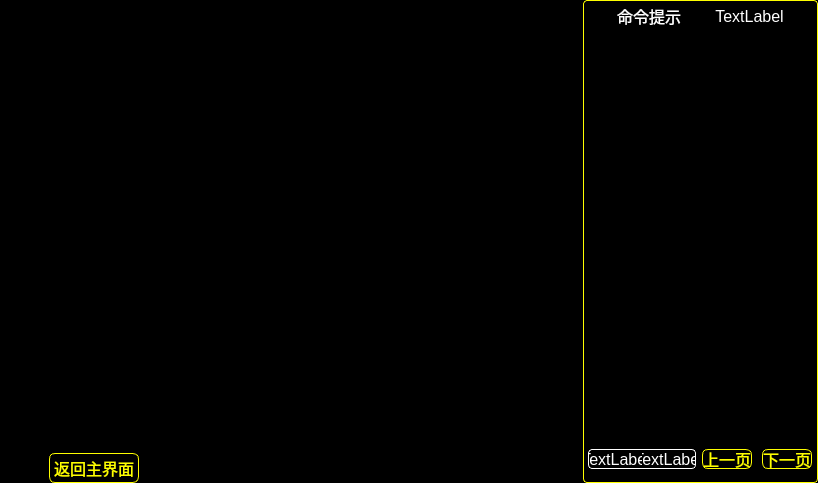
<?xml version="1.0" encoding="UTF-8"?>
<ui version="4.0">
 <class>SecondaryWidget</class>
 <widget class="QWidget" name="SecondaryWidget">
  <property name="geometry">
   <rect>
    <x>0</x>
    <y>0</y>
    <width>818</width>
    <height>483</height>
   </rect>
  </property>
  <property name="windowTitle">
   <string>Form</string>
  </property>
  <property name="styleSheet">
   <string notr="true">/********展示命令提示的widget******/
QWidget#widget{
	border:1px solid #fefe00;
	border-radius:4px;
}
QWidget{
	background:black;
}

QLabel{
	color:white;
	font:16px;
}
/*******页码******/
QLabel#label_pageNum{
	border:1px solid white;
	border-top-left-radius:4px;
	border-bottom-left-radius:4px;
	border-right:none;
}
/*****总页数*****/
QLabel#label_Totalpage{
	border:1px solid white;
	border-bottom-right-radius:4px;
	border-top-right-radius:4px;
	border-left:none;
}

QPushButton{
	color:#fefe00;
	font:16px;
	border:1px solid #fefe00;
	border-radius:6px;
}
QPushButton:focus{
	padding:-4px;
}

QPushButton:focus,QPushButton:checked:!active,QPushButton:pressed:!active{
	background:#0000fe;
}
</string>
  </property>
  <layout class="QHBoxLayout" name="horizontalLayout_7">
   <property name="spacing">
    <number>0</number>
   </property>
   <property name="margin">
    <number>0</number>
   </property>
   <item>
    <layout class="QVBoxLayout" name="verticalLayout_3">
     <property name="spacing">
      <number>15</number>
     </property>
     <item>
      <layout class="QHBoxLayout" name="horizontalLayout_3">
       <property name="spacing">
        <number>0</number>
       </property>
       <item>
        <spacer name="horizontalSpacer_8">
         <property name="orientation">
          <enum>Qt::Horizontal</enum>
         </property>
         <property name="sizeType">
          <enum>QSizePolicy::Maximum</enum>
         </property>
         <property name="sizeHint" stdset="0">
          <size>
           <width>10</width>
           <height>20</height>
          </size>
         </property>
        </spacer>
       </item>
       <item>
        <layout class="QVBoxLayout" name="verticalLayout">
         <property name="spacing">
          <number>2</number>
         </property>
         <item>
          <spacer name="verticalSpacer_2">
           <property name="orientation">
            <enum>Qt::Vertical</enum>
           </property>
           <property name="sizeType">
            <enum>QSizePolicy::Maximum</enum>
           </property>
           <property name="sizeHint" stdset="0">
            <size>
             <width>20</width>
             <height>8</height>
            </size>
           </property>
          </spacer>
         </item>
         <item>
          <widget class="QTableWidget" name="tableWidget_containter">
           <property name="enabled">
            <bool>false</bool>
           </property>
           <property name="frameShape">
            <enum>QFrame::NoFrame</enum>
           </property>
           <property name="verticalScrollBarPolicy">
            <enum>Qt::ScrollBarAlwaysOff</enum>
           </property>
           <property name="horizontalScrollBarPolicy">
            <enum>Qt::ScrollBarAlwaysOff</enum>
           </property>
           <property name="autoScroll">
            <bool>false</bool>
           </property>
           <property name="editTriggers">
            <set>QAbstractItemView::NoEditTriggers</set>
           </property>
           <property name="tabKeyNavigation">
            <bool>false</bool>
           </property>
           <property name="showDropIndicator" stdset="0">
            <bool>false</bool>
           </property>
           <property name="dragDropOverwriteMode">
            <bool>false</bool>
           </property>
           <property name="selectionMode">
            <enum>QAbstractItemView::NoSelection</enum>
           </property>
           <property name="textElideMode">
            <enum>Qt::ElideNone</enum>
           </property>
           <property name="verticalScrollMode">
            <enum>QAbstractItemView::ScrollPerPixel</enum>
           </property>
           <property name="showGrid">
            <bool>false</bool>
           </property>
           <property name="gridStyle">
            <enum>Qt::NoPen</enum>
           </property>
           <property name="wordWrap">
            <bool>false</bool>
           </property>
           <property name="cornerButtonEnabled">
            <bool>false</bool>
           </property>
           <property name="rowCount">
            <number>4</number>
           </property>
           <property name="columnCount">
            <number>6</number>
           </property>
           <attribute name="horizontalHeaderVisible">
            <bool>false</bool>
           </attribute>
           <attribute name="horizontalHeaderDefaultSectionSize">
            <number>85</number>
           </attribute>
           <attribute name="horizontalHeaderMinimumSectionSize">
            <number>85</number>
           </attribute>
           <attribute name="verticalHeaderVisible">
            <bool>false</bool>
           </attribute>
           <attribute name="verticalHeaderDefaultSectionSize">
            <number>112</number>
           </attribute>
           <attribute name="verticalHeaderMinimumSectionSize">
            <number>112</number>
           </attribute>
           <row/>
           <row/>
           <row/>
           <row/>
           <column/>
           <column/>
           <column/>
           <column/>
           <column/>
           <column/>
          </widget>
         </item>
        </layout>
       </item>
       <item>
        <spacer name="horizontalSpacer_6">
         <property name="orientation">
          <enum>Qt::Horizontal</enum>
         </property>
         <property name="sizeType">
          <enum>QSizePolicy::Maximum</enum>
         </property>
         <property name="sizeHint" stdset="0">
          <size>
           <width>10</width>
           <height>20</height>
          </size>
         </property>
        </spacer>
       </item>
      </layout>
     </item>
     <item>
      <layout class="QHBoxLayout" name="horizontalLayout">
       <property name="spacing">
        <number>0</number>
       </property>
       <item>
        <spacer name="horizontalSpacer_5">
         <property name="orientation">
          <enum>Qt::Horizontal</enum>
         </property>
         <property name="sizeType">
          <enum>QSizePolicy::Minimum</enum>
         </property>
         <property name="sizeHint" stdset="0">
          <size>
           <width>35</width>
           <height>20</height>
          </size>
         </property>
        </spacer>
       </item>
       <item>
        <widget class="QPushButton" name="pushButton">
         <property name="minimumSize">
          <size>
           <width>90</width>
           <height>30</height>
          </size>
         </property>
         <property name="maximumSize">
          <size>
           <width>90</width>
           <height>30</height>
          </size>
         </property>
         <property name="text">
          <string>返回主界面</string>
         </property>
        </widget>
       </item>
       <item>
        <spacer name="horizontalSpacer_3">
         <property name="orientation">
          <enum>Qt::Horizontal</enum>
         </property>
         <property name="sizeType">
          <enum>QSizePolicy::Minimum</enum>
         </property>
         <property name="sizeHint" stdset="0">
          <size>
           <width>430</width>
           <height>20</height>
          </size>
         </property>
        </spacer>
       </item>
      </layout>
     </item>
    </layout>
   </item>
   <item>
    <widget class="QWidget" name="widget" native="true">
     <property name="minimumSize">
      <size>
       <width>235</width>
       <height>0</height>
      </size>
     </property>
     <property name="maximumSize">
      <size>
       <width>235</width>
       <height>16777215</height>
      </size>
     </property>
     <layout class="QGridLayout" name="gridLayout_3">
      <property name="leftMargin">
       <number>1</number>
      </property>
      <property name="topMargin">
       <number>2</number>
      </property>
      <property name="rightMargin">
       <number>1</number>
      </property>
      <property name="bottomMargin">
       <number>14</number>
      </property>
      <property name="spacing">
       <number>0</number>
      </property>
      <item row="0" column="0">
       <layout class="QVBoxLayout" name="verticalLayout_2">
        <item>
         <layout class="QHBoxLayout" name="horizontalLayout_2">
          <property name="spacing">
           <number>2</number>
          </property>
          <property name="topMargin">
           <number>2</number>
          </property>
          <property name="bottomMargin">
           <number>2</number>
          </property>
          <item>
           <spacer name="horizontalSpacer">
            <property name="orientation">
             <enum>Qt::Horizontal</enum>
            </property>
            <property name="sizeHint" stdset="0">
             <size>
              <width>40</width>
              <height>20</height>
             </size>
            </property>
           </spacer>
          </item>
          <item>
           <widget class="QLabel" name="Label_OrderHint">
            <property name="text">
             <string>命令提示</string>
            </property>
            <property name="alignment">
             <set>Qt::AlignCenter</set>
            </property>
           </widget>
          </item>
          <item>
           <spacer name="horizontalSpacer_7">
            <property name="orientation">
             <enum>Qt::Horizontal</enum>
            </property>
            <property name="sizeHint" stdset="0">
             <size>
              <width>40</width>
              <height>20</height>
             </size>
            </property>
           </spacer>
          </item>
          <item>
           <widget class="QLabel" name="Label_OrderNum">
            <property name="text">
             <string>TextLabel</string>
            </property>
            <property name="alignment">
             <set>Qt::AlignCenter</set>
            </property>
           </widget>
          </item>
          <item>
           <spacer name="horizontalSpacer_2">
            <property name="orientation">
             <enum>Qt::Horizontal</enum>
            </property>
            <property name="sizeHint" stdset="0">
             <size>
              <width>40</width>
              <height>20</height>
             </size>
            </property>
           </spacer>
          </item>
         </layout>
        </item>
        <item>
         <widget class="QStackedWidget" name="stackedWidget"/>
        </item>
        <item>
         <spacer name="verticalSpacer">
          <property name="orientation">
           <enum>Qt::Vertical</enum>
          </property>
          <property name="sizeType">
           <enum>QSizePolicy::Maximum</enum>
          </property>
          <property name="sizeHint" stdset="0">
           <size>
            <width>20</width>
            <height>10</height>
           </size>
          </property>
         </spacer>
        </item>
        <item>
         <layout class="QHBoxLayout" name="horizontalLayout_5">
          <property name="spacing">
           <number>4</number>
          </property>
          <item>
           <spacer name="horizontalSpacer_10">
            <property name="orientation">
             <enum>Qt::Horizontal</enum>
            </property>
            <property name="sizeType">
             <enum>QSizePolicy::Minimum</enum>
            </property>
            <property name="sizeHint" stdset="0">
             <size>
              <width>2</width>
              <height>20</height>
             </size>
            </property>
           </spacer>
          </item>
          <item>
           <layout class="QHBoxLayout" name="horizontalLayout_4">
            <property name="spacing">
             <number>0</number>
            </property>
            <item>
             <widget class="QLabel" name="label_pageNum">
              <property name="sizePolicy">
               <sizepolicy hsizetype="Expanding" vsizetype="Preferred">
                <horstretch>0</horstretch>
                <verstretch>0</verstretch>
               </sizepolicy>
              </property>
              <property name="minimumSize">
               <size>
                <width>54</width>
                <height>20</height>
               </size>
              </property>
              <property name="maximumSize">
               <size>
                <width>54</width>
                <height>20</height>
               </size>
              </property>
              <property name="text">
               <string>TextLabel</string>
              </property>
              <property name="alignment">
               <set>Qt::AlignCenter</set>
              </property>
             </widget>
            </item>
            <item>
             <widget class="QLabel" name="label_Totalpage">
              <property name="minimumSize">
               <size>
                <width>54</width>
                <height>20</height>
               </size>
              </property>
              <property name="maximumSize">
               <size>
                <width>54</width>
                <height>20</height>
               </size>
              </property>
              <property name="text">
               <string>TextLabel</string>
              </property>
              <property name="alignment">
               <set>Qt::AlignCenter</set>
              </property>
             </widget>
            </item>
           </layout>
          </item>
          <item>
           <layout class="QHBoxLayout" name="horizontalLayout_6">
            <property name="spacing">
             <number>10</number>
            </property>
            <item>
             <widget class="QPushButton" name="pbt_pageUp">
              <property name="minimumSize">
               <size>
                <width>50</width>
                <height>20</height>
               </size>
              </property>
              <property name="maximumSize">
               <size>
                <width>50</width>
                <height>20</height>
               </size>
              </property>
              <property name="text">
               <string>上一页</string>
              </property>
             </widget>
            </item>
            <item>
             <widget class="QPushButton" name="pbt_pageDown">
              <property name="minimumSize">
               <size>
                <width>50</width>
                <height>20</height>
               </size>
              </property>
              <property name="maximumSize">
               <size>
                <width>50</width>
                <height>20</height>
               </size>
              </property>
              <property name="text">
               <string>下一页</string>
              </property>
             </widget>
            </item>
            <item>
             <spacer name="horizontalSpacer_4">
              <property name="orientation">
               <enum>Qt::Horizontal</enum>
              </property>
              <property name="sizeType">
               <enum>QSizePolicy::Maximum</enum>
              </property>
              <property name="sizeHint" stdset="0">
               <size>
                <width>2</width>
                <height>20</height>
               </size>
              </property>
             </spacer>
            </item>
           </layout>
          </item>
         </layout>
        </item>
       </layout>
      </item>
     </layout>
    </widget>
   </item>
  </layout>
 </widget>
 <resources/>
 <connections/>
</ui>
